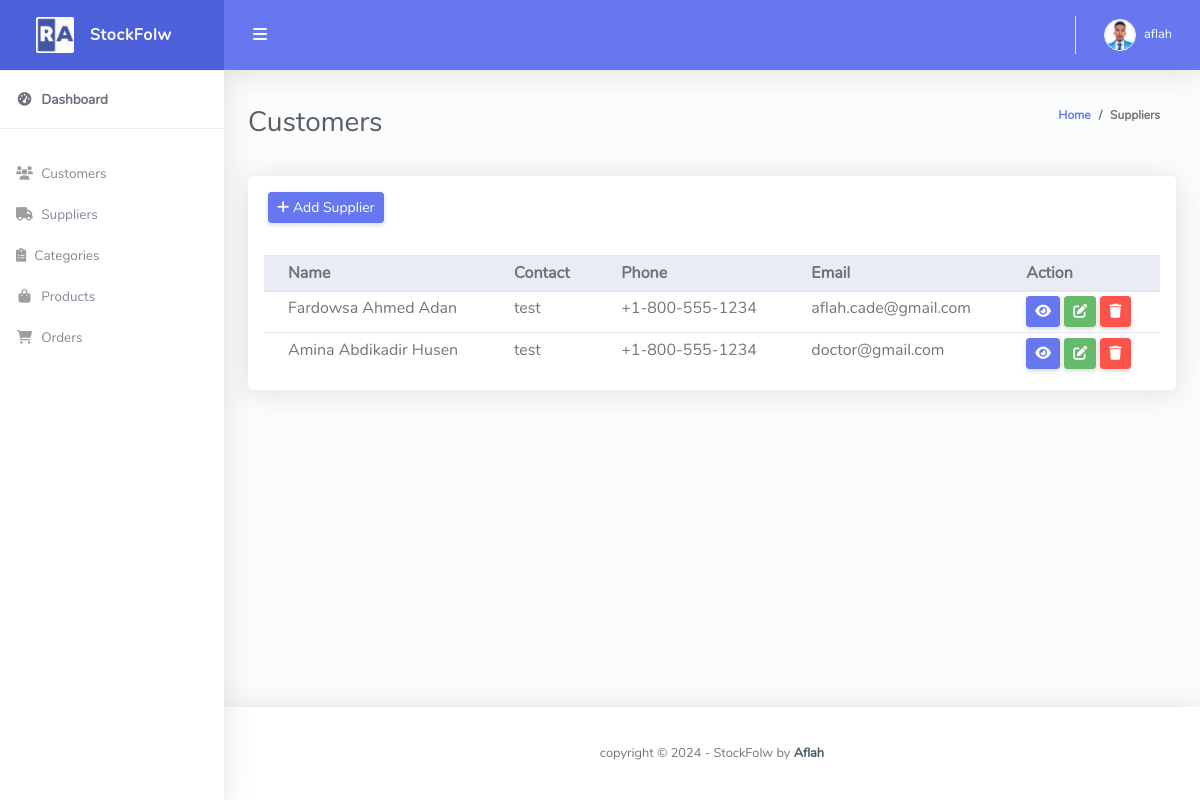
The app's page /supplier/ (signed in), older data.
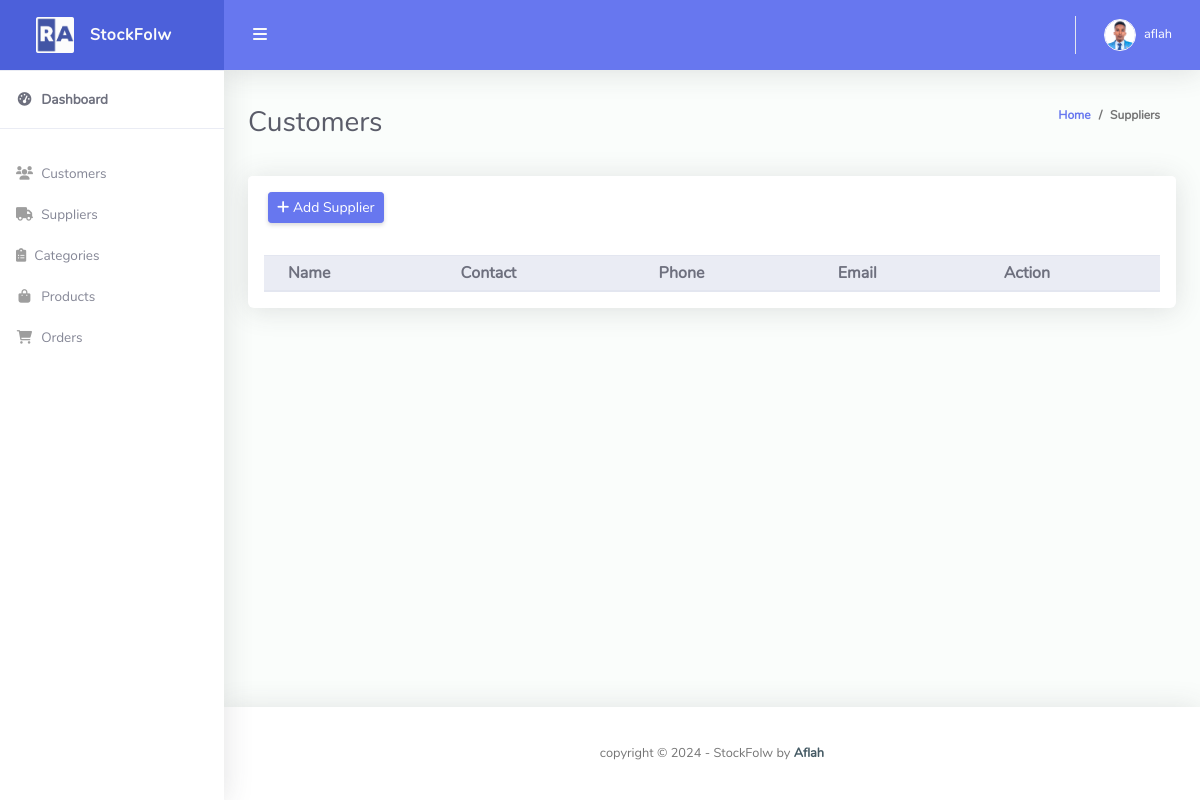
The same page, newer data.
### stockflow/models.py (models this page shows, shortened)
class Supplier(models.Model):
	name = models.CharField(max_length=200)
	contact = models.CharField(max_length=200, blank=True, null=True)
	email = models.EmailField(unique=True)
	phone = models.CharField(
		max_length=30,
		blank=True,
		null=True,
		validators=[
			RegexValidator(
				regex='^[0-9+\-]+$',  # Allows digits, plus, and minus symbols
				message='Phone number must be numeric and can include +, - symbols',
				code='invalid_phone_number'
			),
		]
	)
	address = models.TextField(blank=True, null=True)
	created_at = models.DateTimeField(auto_now_add=True)
	updated_at = models.DateTimeField(auto_now=True)

### stockflow/views.py (the view)
# urls.py: path('supplier/', views.supplier, name='supplier'),
@login_required(login_url='login')
def supplier(request):
    suppliers = Supplier.objects.all()
    form = SupplierForm()
    context = {'suppliers': suppliers, 'form': form}
    return render(request, 'supplier.html', context)

### templates/supplier.html (shortened to what this page needs)
{% extends 'base.html' %}
{% block content %}
<div class="container-fluid" id="container-wrapper">
    <div class="d-sm-flex align-items-center justify-content-between mb-4">
        <h1 class="h3 mb-0 text-gray-800">Customers</h1>
        <ol class="breadcrumb">
            <li class="breadcrumb-item"><a href="{% url 'home' %}">Home</a></li>
            <li class="breadcrumb-item">Suppliers</li>
        </ol>
    </div>
    <div class="row">
        <div class="col-lg-12">
            <div class="card mb-4">
                <div class="card-header py-3 d-flex flex-row align-items-center justify-content-between">
                    <button class="btn btn-sm btn-primary" data-toggle="modal" data-target="#modal-add-supplier">
                        <i class="fas fa-plus"></i> Add Supplier
                    </button>
                </div>
                <div class="table-responsive p-3">
                    <table class="table align-items-center table-flush table-hover table-sm" id="dataTableHover">
                        <thead class="thead-light">
                            <tr>
                                <th>Name</th>
                                <th>Contact</th>
                                <th>Phone</th>
                                <th>Email</th>
                                <th>Action</th>
                            </tr>
                        </thead>
                        <tbody>
                            {% for supplier in suppliers %}
                            <tr>
                                <td>{{ supplier.name }}</td>
                                <td>{{ supplier.contact }}</td>
                                <td>{{ supplier.phone }}</td>
                                <td>{{ supplier.email }}</td>
                                <td>
                                    <a href="" class="btn btn-sm btn-primary">
                                        <i class="fas fa-eye"></i>
                                    </a>
                                    <a href="" class="btn btn-sm btn-success">
                                        <i class="fas fa-edit"></i>
                                    </a>
                                    <a href="" class="btn btn-sm btn-danger" data-toggle="modal"
                                        data-target="#modal-delete-{{ supplier.id }}">
                                        <i class="fas fa-trash"></i>
                                    </a>
                                </td>
                            </tr>
                            {% endfor %}
                        </tbody>
                    </table>
                </div>
            </div>
        </div>
    </div>
</div>
{% endblock %}

Row changes from the older to the newer data that the page shows:
removed Supplier: name "Fardowsa Ahmed Adan", contact "test", phone "+1-800-555-1234", email "aflah.cade@gmail.com"
removed Supplier: name "Amina Abdikadir Husen", contact "test", phone "+1-800-555-1234", email "doctor@gmail.com"
